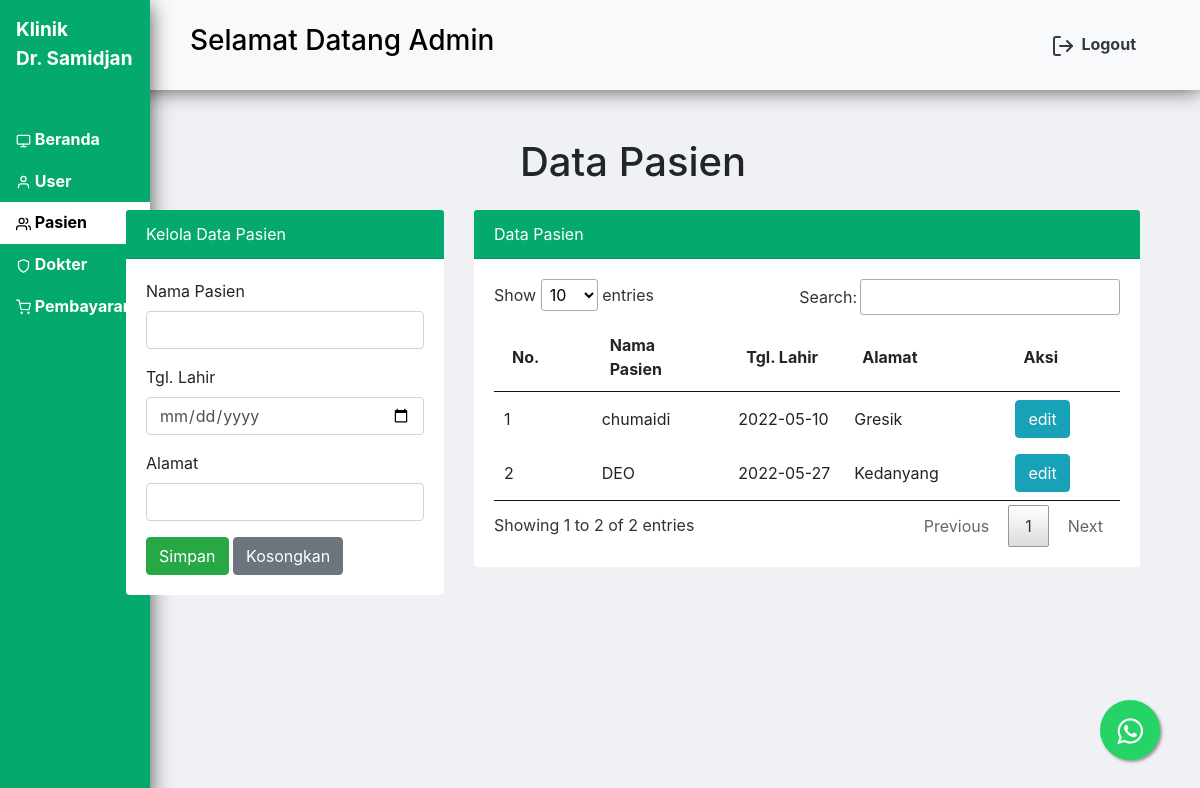
The page /page/pasien.php (signed in) on the database its author committed.
### tables this page shows
CREATE TABLE `pasien` (
  `id` int(11) NOT NULL AUTO_INCREMENT,
  `nama_pasien` varchar(50) NOT NULL,
  `tgl_lahir` varchar(20) NOT NULL,
  `alamat` varchar(50) NOT NULL,
  `user_id` varchar(10) DEFAULT NULL,
  PRIMARY KEY (`id`)
);

### page/pasien.php (the view, shortened to what this page needs)
<?php if ($_SESSION['hak_akses'] == 'admin' || $_SESSION['hak_akses'] == 'dokter')
	{
?>
<?php include"header.php"; ?>
<?php include"sidebar.php"; ?>
<div class="container mt-5 pl-5">
	<h1 class="text-center white">Data Pasien</h1>
	<div class="row">
			<div class="col-md-4">
				<div class="card mt-3 border-0">
				<div class="card-header bg-ijo text-white">
					Kelola Data Pasien
				</div>
				<div class="card-body">
					<form method="post" action="">
						<div class="form-group">
							<label>Nama Pasien</label>
							<input type="text" name="nama_pasien" value="<?=@$nama?>" class="form-control" required oninvalid="this.setCustomValidity('Masukan ini tidak boleh kosong')" oninput="setCustomValidity('')">
						</div>
						<div class="form-group">
							<label>Tgl. Lahir</label>
							<input type="date" name="tgl_lahir" value="<?=@$tgl_lahir?>" class="form-control" required oninvalid="this.setCustomValidity('Masukan ini tidak boleh kosong')" oninput="setCustomValidity('')">
						</div>
						<div class="form-group">
							<label>Alamat</label>
							<input type="text" name="alamat" value="<?=@$alamat?>" class="form-control" required oninvalid="this.setCustomValidity('Masukan ini tidak boleh kosong')" oninput="setCustomValidity('')">
						</div>
						<button type="submit" class="btn btn-success" name="bsimpan">Simpan</button>
						<button  class="btn btn-secondary" name="breset">Kosongkan</button>
					</form>
				</div>
				</div>
			</div>
			<div class="col-md-8">
				<div class="card mt-3 border-0">
				<div class="card-header bg-ijo text-white">
					Data Pasien
				</div>
				<div class="card-body">
					<table class="hover" id="table" style="width:100%">
						<thead>
							<tr>
								<th>No.</th>
								<th>Nama Pasien</th>
								<th>Tgl. Lahir</th>
								<th>Alamat</th>
								<th>Aksi</th>
							</tr>
						</thead>
						<tbody>
							<?php
								$no = 1;
								$tampil = mysqli_query($koneksi, "SELECT * from pasien ORDER BY id desc");
								while($data = mysqli_fetch_array($tampil)) {
							?>
							<tr>
								<td><?=$no++;?></td>
								<td><?=$data['nama_pasien']?></td>
								<td><?=$data['tgl_lahir']?></td>
								<td><?=$data['alamat']?></td>
								<td>
									<a href="pasien.php?hal=edit&id=<?=$data['id']?>" class="btn btn-info btn-atur"> edit </a>
								</td>
							</tr>
							<?php };  ?>
						</tbody>
					</table>
				</div>
				</div>
			</div>
		</div>
	</div>
</div>
<?php include"footer.php"; ?>
<?php }?>

### style.css (style rules this page uses)
th { width: 12px; }
.form-control { background-color: #F5F7FA; border: 1px solid #686363; border-radius: 5px; color: #E0E0E0; font-size: 14px; height: 40px; padding: 0 15px; width: 100%; }

### page/header.php (style rules this page uses)
.bg-ijo { background-color: #04aa6d; }
.bg { background-color: #f0f1f4; }

### rows shown on the page
pasien: nama_pasien "chumaidi", tgl_lahir "2022-05-10", alamat "Gresik"
pasien: nama_pasien "DEO", tgl_lahir "2022-05-27", alamat "Kedanyang"
